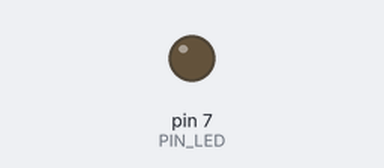
A sketch run on a simulated Arduino Uno, built with avr-gcc and run on an emulated ATmega328P. Parts: output pins drawn as LEDs (lit = HIGH). What the sketch prints to the serial monitor is not drawn.

Above: at 0.05 s.
At 0.45 s:
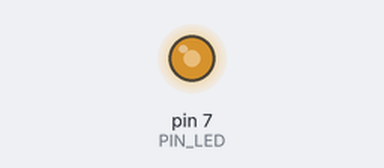
At 0.85 s:
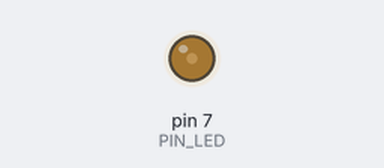
At 2.0 s:
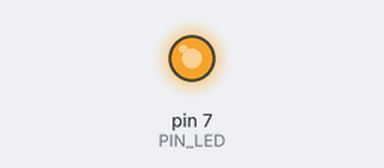
Timing chart, 0 to 4.7 s (numbered marks = the images above):
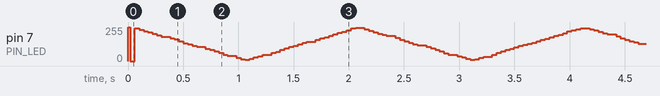

The sketch:

06C1.ino
```cpp
#define PIN_LED 7

int duty = 0;
int period = 0;
int flag = 1;

void setup() {
  Serial.begin(119200);
  while (!Serial){
     ;
  }
  pinMode(PIN_LED, OUTPUT);
  duty=0;
  period = set_period(10);
  flag = 1;
}

void loop() {
  // put your main code here, to run repeatedly:
  while(1){
    Serial.println(duty);
    digitalWrite(PIN_LED, 0);
    delayMicroseconds(period * (duty / 100.0));
    digitalWrite(PIN_LED,1);
    delayMicroseconds(period - (period * (duty / 100.0)));
    if(duty == 0){
      flag = 1;
    }
    else if(duty == 100){
      flag = -1;
    }
    duty = set_duty(duty, flag);
  }
}

int set_period(int period){
  return period * 1000;
}

int set_duty(int duty, int reverse){
  return duty + reverse;
}
```
